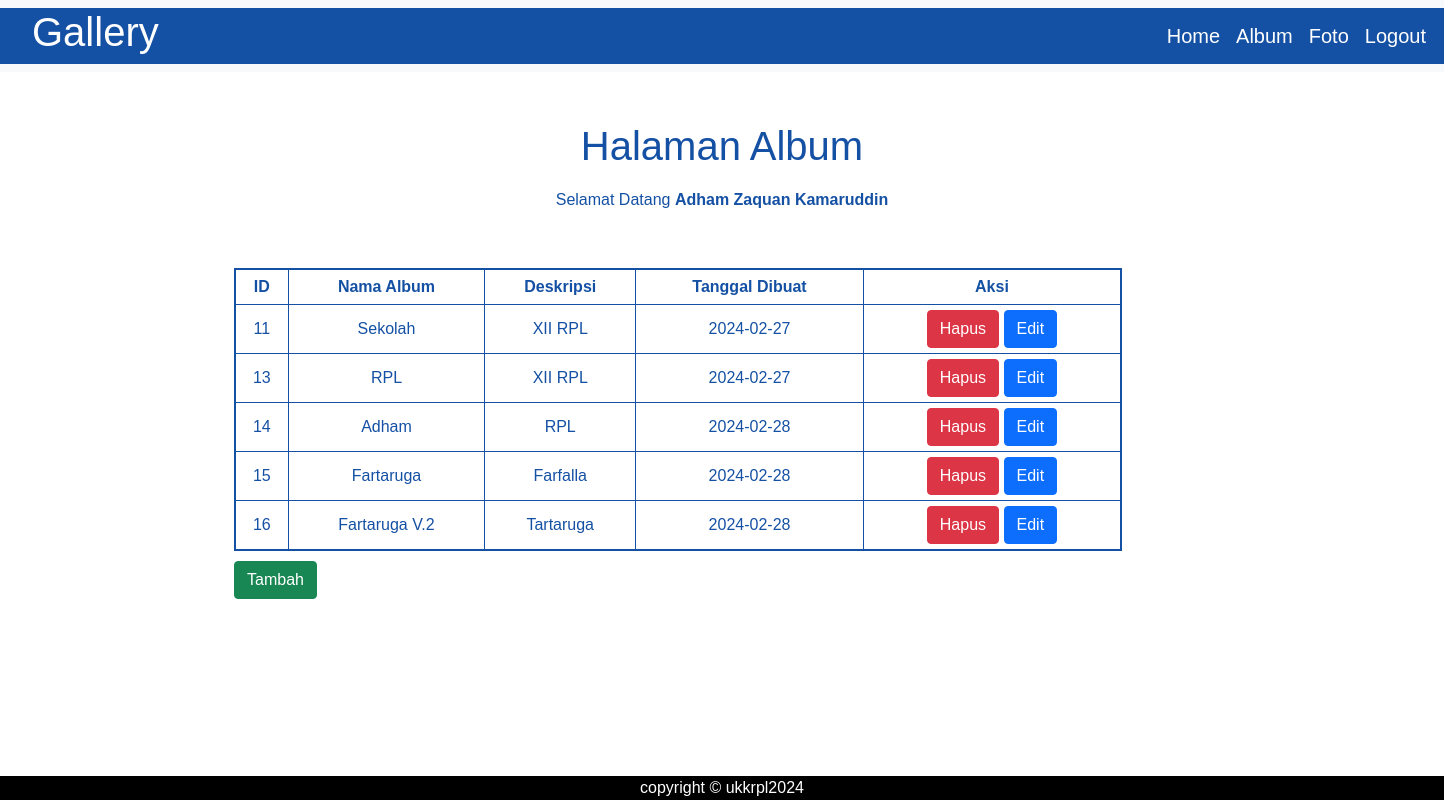
Screenshot of /album.php (signed in) with the database file from the repository.
### tables this page shows
CREATE TABLE `album` (
  `albumid` int(11) NOT NULL,
  `namaalbum` varchar(225) NOT NULL,
  `deskripsi` text NOT NULL,
  `tanggaldibuat` date NOT NULL,
  `userid` int(11) NOT NULL
);

### album.php (the view, shortened to what this page needs)
<!DOCTYPE html>
<html lang="en">
<head>
    <link href="https://cdn.jsdelivr.net/npm/bootstrap@5.0.2/dist/css/bootstrap.min.css" rel="stylesheet">
</head>
<body>
<nav class="navbar navbar-expand-lg navbar-light bg-light">
  <div class="container-fluid" style="background-color: #1450A3;">
    <h1 style="color: white; padding-left: 20px; padding-right: 1000px;">Gallery</h1>
    <div class="collapse navbar-collapse" id="navbarSupportedContent">
      <ul class="navbar-nav me-auto mb-2 mb-lg-0">
        <li class="nav-item">
          <a class="nav-link active" aria-current="page" href="index.php" style="color: white; font-size: 20px;">Home</a>
        </li>
        <li class="nav-item">
          <a class="nav-link" href="album.php" style="color: white; font-size: 20px;">Album</a>
        </li>
        <li class="nav-item">
          <a class="nav-link" href="foto.php" style="color: white; font-size: 20px;">Foto</a>
        </li>
        <li class="nav-item">
          <a class="nav-link" href="logout.php" style="color: white; font-size: 20px;">Logout</a>
        </li>
      </ul>
    </div>
  </div>
</nav>
<div class="container" style="margin: 0 auto; width: 400px;">
  <h1 style="padding-top: 50px; text-align: center; color: #1450A3;">Halaman Album</h1>
  <p style="padding-top: 10px; text-align: center;">Selamat Datang <b><?= $_SESSION['namalengkap'] ?></b></p>
    </div>
        <div class="container" style="margin: 0 auto; width: 1000px; padding-right: 100px; padding-top: 40px;">
        <table class="table-bordered" border="1" cellpadding="5" cellspacing="0" style="width: 100%; margin-right: 100px; border: 2px solid #1450A3;">
          <tr>
            <th style="text-align: center; background-color: white; color: #1450A3;">ID</th>
            <th style="text-align: center; background-color: white; color: #1450A3;">Nama Album</th>
            <th style="text-align: center; background-color: white; color: #1450A3;">Deskripsi</th>
            <th style="text-align: center; background-color: white; color: #1450A3;">Tanggal Dibuat</th>
            <th style="text-align: center; background-color: white; color: #1450A3;">Aksi</th>
          </tr>
        <?php
            include "koneksi.php";
            $userid = $_SESSION['userid'];
            $sql = mysqli_query($conn,"select * from album where userid='$userid'");
            while($data = mysqli_fetch_array($sql)) {
        ?>
        <tr>
            <td style="text-align: center; background-color: white; color: #1450A3;"><?= $data['albumid'] ?></td>
            <td style="text-align: center; background-color: white; color: #1450A3;"><?= $data['namaalbum'] ?></td>
            <td style="text-align: center; background-color: white; color: #1450A3;"><?= $data['deskripsi'] ?></td>
            <td style="text-align: center; background-color: white; color: #1450A3;"><?= $data['tanggaldibuat'] ?></td>
            <td style="text-align: center; background-color: white; color: #1450A3;">
            <button type="button" class="btn btn-danger"><a href="hapus_album.php?albumid=<?= $data['albumid'] ?>" style="color: white; text-decoration: none;">Hapus</a></button>
            <button type="button" class="btn btn-primary"><a href="edit_album.php?albumid=<?= $data['albumid'] ?>" style="color: white; text-decoration: none;">Edit</a></button>
            </td>
        </tr>
        <?php
            }
        ?>
        </table>
            <div class="" style="padding-top: 10px; padding-bottom: 50px; margin-left: ;">
                <button class="btn btn-success"><a href="tambah_album2.php" style="color: white; text-decoration: none;">Tambah</a></button>
            </div>
        </div>
    <div class="container-fluid fixed-bottom" style="background-color: black; text-align: center; color: white;">copyright &copy; ukkrpl2024</div>
</body>
</html>

### album.php (style rules this page uses)
body { color: #1450a3; background-color: white; font-family: arial; }

### rows the page displays
album: albumid "11", namaalbum "Sekolah", deskripsi "XII RPL", tanggaldibuat "2024-02-27"
album: albumid "13", namaalbum "RPL", deskripsi "XII RPL", tanggaldibuat "2024-02-27"
album: albumid "14", namaalbum "Adham", deskripsi "RPL", tanggaldibuat "2024-02-28"
album: albumid "15", namaalbum "Fartaruga", deskripsi "Farfalla", tanggaldibuat "2024-02-28"
album: albumid "16", namaalbum "Fartaruga V.2", deskripsi "Tartaruga", tanggaldibuat "2024-02-28"

### other values shown
$_SESSION['namalengkap'] "Adham Zaquan Kamaruddin"
